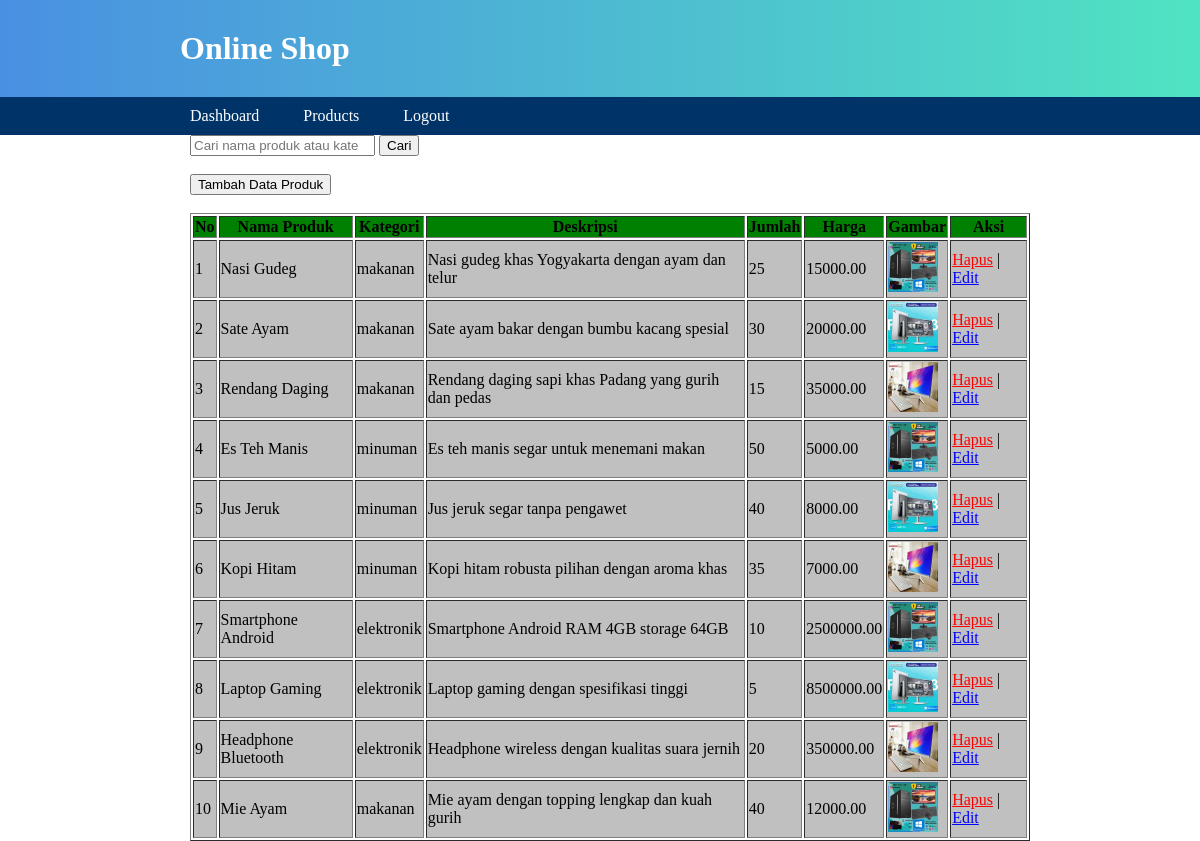
Screenshot of /admin/index.php?page=produk (signed in) with the database file from the repository.
### tables this page shows
CREATE TABLE `produk` (
  `id` int NOT NULL AUTO_INCREMENT,
  `nama` varchar(255) NOT NULL,
  `kategori` enum('makanan','minuman','elektronik') NOT NULL,
  `deskripsi` text,
  `jumlah` int NOT NULL DEFAULT '0',
  `harga` decimal(10,2) NOT NULL,
  `gambar` varchar(255) DEFAULT NULL,
  PRIMARY KEY (`id`)
);

### admin/produk.php (the view, shortened to what this page needs)
<!DOCTYPE html>
<html lang="en">
<head>
</head>
<body>
  <form action="" method="get">
    <input type="search" name="cari" id="" placeholder="Cari nama produk atau kategori...">
    <input type="submit" value="Cari">
  </form>
  <br>
  <a href="index.php?page=create-produk">
    <button>Tambah Data Produk</button>
  </a>
  <br>
  <br>
  <table border=1>
    <tr>
      <th>No</th>
      <th>Nama Produk</th>
      <th>Kategori</th>
      <th>Deskripsi</th>
      <th>Jumlah</th>
      <th>Harga</th>
      <th>Gambar</th>
      <th>Aksi</th>
    </tr>
    <?php
    include "../koneksi.php";
    if (isset($_GET['cari'])) {
      $cari = mysqli_real_escape_string($koneksi, $_GET['cari']);
      $sql = "SELECT*FROM produk WHERE nama LIKE '%$cari%' OR kategori LIKE '%$cari%'";
    } else {
      $sql = "SELECT*FROM produk";
    }
    $query = mysqli_query($koneksi, $sql);
    $no = 1;
    while ($data = mysqli_fetch_array($query)) {
    ?>
      <tr>
        <td><?= $no++ ?></td>
        <td><?= $data['nama'] ?></td>
        <td><?= $data['kategori'] ?></td>
        <td><?= $data['deskripsi'] ?></td>
        <td><?= $data['jumlah'] ?></td>
        <td><?= $data['harga'] ?></td>
        <td>
          <?php
          if (file_exists('../products/' . $data['gambar'])) {
          ?>
            <img src="<?= '../products/' . $data['gambar'] ?>" alt="<?= $data['nama'] ?>" width="50" height="50">
          <?php
          } else {
            echo "No Image";
          }
          ?>
        </td>
        <td>
          <a href="delete-produk.php?id=<?= $data['id'] ?>" onclick="return confirm('Yakin hapus data ini?')" style="color: red;">Hapus</a> |
          <a href="index.php?page=edit-produk&id=<?= $data['id'] ?>" style="color: blue;">Edit</a>
        </td>
      </tr>
    <?php
    }
    ?>
</body>
</html>

### css/style.css (style rules this page uses)
* { margin: 0; }
html, body { height: 100%; }
body { display: flex; flex-direction: column; min-height: 100vh; }

### admin/produk.php (style rules this page uses)
table tr th { background-color: green; }
table tr td { background-color: silver; }

### rows the page displays
produk: nama "Nasi Gudeg", kategori "makanan", deskripsi "Nasi gudeg khas Yogyakarta dengan ayam dan telur", jumlah "25", harga "15000.00", gambar (picture)
produk: nama "Sate Ayam", kategori "makanan", deskripsi "Sate ayam bakar dengan bumbu kacang spesial", jumlah "30", harga "20000.00", gambar (picture)
produk: nama "Rendang Daging", kategori "makanan", deskripsi "Rendang daging sapi khas Padang yang gurih dan pedas", jumlah "15", harga "35000.00", gambar (picture)
produk: nama "Es Teh Manis", kategori "minuman", deskripsi "Es teh manis segar untuk menemani makan", jumlah "50", harga "5000.00", gambar (picture)
produk: nama "Jus Jeruk", kategori "minuman", deskripsi "Jus jeruk segar tanpa pengawet", jumlah "40", harga "8000.00", gambar (picture)
produk: nama "Kopi Hitam", kategori "minuman", deskripsi "Kopi hitam robusta pilihan dengan aroma khas", jumlah "35", harga "7000.00", gambar (picture)
produk: nama "Smartphone Android", kategori "elektronik", deskripsi "Smartphone Android RAM 4GB storage 64GB", jumlah "10", harga "2500000.00", gambar (picture)
produk: nama "Laptop Gaming", kategori "elektronik", deskripsi "Laptop gaming dengan spesifikasi tinggi", jumlah "5", harga "8500000.00", gambar (picture)
produk: nama "Headphone Bluetooth", kategori "elektronik", deskripsi "Headphone wireless dengan kualitas suara jernih", jumlah "20", harga "350000.00", gambar (picture)
produk: nama "Mie Ayam", kategori "makanan", deskripsi "Mie ayam dengan topping lengkap dan kuah gurih", jumlah "40", harga "12000.00", gambar (picture)
